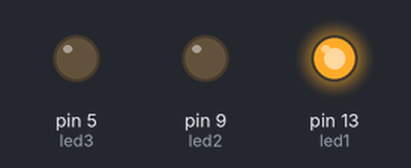
The sketch below on a simulated Arduino Uno, built with avr-gcc and run on an emulated ATmega328P. On the bench: output pins drawn as LEDs (lit = HIGH).

Above: at 0.05 s.
At 3.05 s:
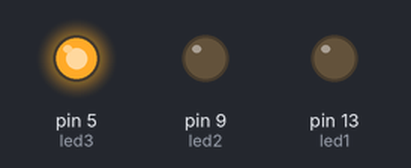
At 4.55 s:
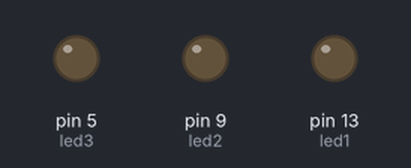
At 9.05 s:
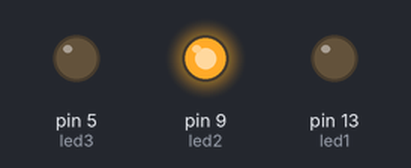
Timing chart, 0 to 9.3 s (numbered marks = the images above):
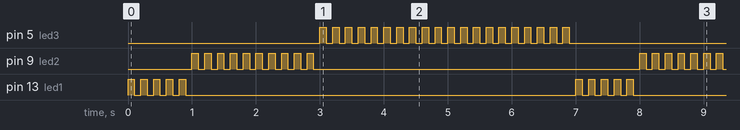

The sketch:

play_with_LEDs.ino
```cpp
int led1=13;//red
int led2=9;//yellow
int led3=5;//green
void setup() {
  // put your setup code here, to run once:
  pinMode(led1,OUTPUT);
  pinMode(led2,OUTPUT);
  pinMode(led3,OUTPUT);

}

void loop() {
  // put your main code here, to run repeatedly:
  //led1
  digitalWrite(led1,HIGH);
  delay(100);
  digitalWrite(led1,LOW);
  delay(100);
  digitalWrite(led1,HIGH);
  delay(100);
  digitalWrite(led1,LOW);
  delay(100);
  digitalWrite(led1,HIGH);
  delay(100);
  digitalWrite(led1,LOW);
  delay(100);
  digitalWrite(led1,HIGH);
  delay(100);
  digitalWrite(led1,LOW);
  delay(100);
  digitalWrite(led1,HIGH);
  delay(100);
  digitalWrite(led1,LOW);
  delay(100);
  //led2
  digitalWrite(led2,HIGH);
  delay(100);
  digitalWrite(led2,LOW);
  delay(100);
  digitalWrite(led2,HIGH);
  delay(100);
  digitalWrite(led2,LOW);
  delay(100);
  digitalWrite(led2,HIGH);
  delay(100);
  digitalWrite(led2,LOW);
  delay(100);
  digitalWrite(led2,HIGH);
  delay(100);
  digitalWrite(led2,LOW);
  delay(100);
  digitalWrite(led2,HIGH);
  delay(100);
  digitalWrite(led2,LOW);
  delay(100);
   digitalWrite(led2,HIGH);
  delay(100);
  digitalWrite(led2,LOW);
  delay(100);
  digitalWrite(led2,HIGH);
  delay(100);
  digitalWrite(led2,LOW);
  delay(100);
  digitalWrite(led2,HIGH);
  delay(100);
  digitalWrite(led2,LOW);
  delay(100);
  digitalWrite(led2,HIGH);
  delay(100);
  digitalWrite(led2,LOW);
  delay(100);
  digitalWrite(led2,HIGH);
  delay(100);
  digitalWrite(led2,LOW);
  delay(100);
  //led3
  digitalWrite(led3,HIGH);
  delay(100);
  digitalWrite(led3,LOW);
  delay(100);
  digitalWrite(led3,HIGH);
  delay(100);
  digitalWrite(led3,LOW);
  delay(100);
  digitalWrite(led3,HIGH);
  delay(100);
  digitalWrite(led3,LOW);
  delay(100);
  digitalWrite(led3,HIGH);
  delay(100);
  digitalWrite(led3,LOW);
  delay(100);
  digitalWrite(led3,HIGH);
  delay(100);
  digitalWrite(led3,LOW);
  delay(100);
  digitalWrite(led3,HIGH);
  delay(100);
  digitalWrite(led3,LOW);
  delay(100);
  digitalWrite(led3,HIGH);
  delay(100);
  digitalWrite(led3,LOW);
  delay(100);
  digitalWrite(led3,HIGH);
  delay(100);
  digitalWrite(led3,LOW);
  delay(100);
  digitalWrite(led3,HIGH);
  delay(100);
  digitalWrite(led3,LOW);
  delay(100);
  digitalWrite(led3,HIGH);
  delay(100);
  digitalWrite(led3,LOW);
  delay(100);
   digitalWrite(led3,HIGH);
  delay(100);
  digitalWrite(led3,LOW);
  delay(100);
  digitalWrite(led3,HIGH);
  delay(100);
  digitalWrite(led3,LOW);
  delay(100);
  digitalWrite(led3,HIGH);
  delay(100);
  digitalWrite(led3,LOW);
  delay(100);
  digitalWrite(led3,HIGH);
  delay(100);
  digitalWrite(led3,LOW);
  delay(100);
  digitalWrite(led3,HIGH);
  delay(100);
  digitalWrite(led3,LOW);
  delay(100);
  digitalWrite(led3,HIGH);
  delay(100);
  digitalWrite(led3,LOW);
  delay(100);
  digitalWrite(led3,HIGH);
  delay(100);
  digitalWrite(led3,LOW);
  delay(100);
  digitalWrite(led3,HIGH);
  delay(100);
  digitalWrite(led3,LOW);
  delay(100);
  digitalWrite(led3,HIGH);
  delay(100);
  digitalWrite(led3,LOW);
  delay(100);
  digitalWrite(led3,HIGH);
  delay(100);
  digitalWrite(led3,LOW);
  delay(100);

}
```

Measured:
- by itself, pin 5 (led3): moves between LOW and HIGH, repeating every 7.0 s
- by itself, pin 9 (led2): repeats every 7.0 s: 9 × (LOW 0.10 s, HIGH 0.10 s), LOW 5.1 s, HIGH 0.10 s
- by itself, pin 13 (led1): repeats every 7.0 s: 4 × (LOW 0.10 s, HIGH 0.10 s), LOW 6.1 s, HIGH 0.10 s
